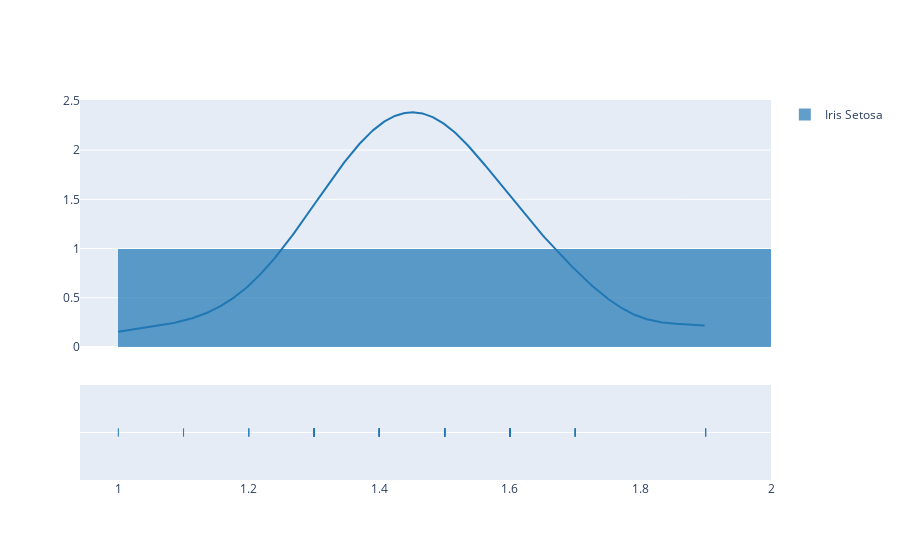

This figure's notebook cell:
### Code cell
petal_lengths = [df[df["species"] == "setosa"]["petal length (cm)"]]
group_labels = ["Iris Setosa"]

fig = ff.create_distplot(petal_lengths, group_labels)
fig.show()

### Figure 1 — Plotly figure (JSON) as saved in the notebook; plotly's stock layout.template omitted (floating-point values rounded to 4 significant figures; data arrays with more than 128 entries replaced by an {"elided": "..."} marker saying what was removed)
{"data": [{"autobinx": false, "histnorm": "probability density", "legendgroup": "Iris Setosa", "marker": {"color": "rgb(31, 119, 180)"}, "name": "Iris Setosa", "opacity": 0.7, "type": "histogram", "x": [1.4, 1.4, 1.3, 1.5, 1.4, 1.7, 1.4, 1.5, 1.4, 1.5, 1.5, 1.6, 1.4, 1.1, 1.2, 1.5, 1.3, 1.4, 1.7, 1.5, 1.7, 1.5, 1, 1.7, 1.9, 1.6, 1.6, 1.5, 1.4, 1.6, 1.6, 1.5, 1.5, 1.4, 1.5, 1.2, 1.3, 1.4, 1.3, 1.5, 1.3, 1.3, 1.3, 1.6, 1.9, 1.4, 1.6, 1.4, 1.5, 1.4], "xaxis": "x", "xbins": {"end": 1.9, "size": 1, "start": 1}, "yaxis": "y"}, {"legendgroup": "Iris Setosa", "marker": {"color": "rgb(31, 119, 180)"}, "mode": "lines", "name": "Iris Setosa", "showlegend": false, "type": "scatter", "x": {"elided": "500 float values"}, "xaxis": "x", "y": {"elided": "500 float values"}, "yaxis": "y"}, {"legendgroup": "Iris Setosa", "marker": {"color": "rgb(31, 119, 180)", "symbol": "line-ns-open"}, "mode": "markers", "name": "Iris Setosa", "showlegend": false, "type": "scatter", "x": [1.4, 1.4, 1.3, 1.5, 1.4, 1.7, 1.4, 1.5, 1.4, 1.5, 1.5, 1.6, 1.4, 1.1, 1.2, 1.5, 1.3, 1.4, 1.7, 1.5, 1.7, 1.5, 1, 1.7, 1.9, 1.6, 1.6, 1.5, 1.4, 1.6, 1.6, 1.5, 1.5, 1.4, 1.5, 1.2, 1.3, 1.4, 1.3, 1.5, 1.3, 1.3, 1.3, 1.6, 1.9, 1.4, 1.6, 1.4, 1.5, 1.4], "xaxis": "x", "y": ["Iris Setosa", "Iris Setosa", "Iris Setosa", "Iris Setosa", "Iris Setosa", "Iris Setosa", "Iris Setosa", "Iris Setosa", "Iris Setosa", "Iris Setosa", "Iris Setosa", "Iris Setosa", "Iris Setosa", "Iris Setosa", "Iris Setosa", "Iris Setosa", "Iris Setosa", "Iris Setosa", "Iris Setosa", "Iris Setosa", "Iris Setosa", "Iris Setosa", "Iris Setosa", "Iris Setosa", "Iris Setosa", "Iris Setosa", "Iris Setosa", "Iris Setosa", "Iris Setosa", "Iris Setosa", "Iris Setosa", "Iris Setosa", "Iris Setosa", "Iris Setosa", "Iris Setosa", "Iris Setosa", "Iris Setosa", "Iris Setosa", "Iris Setosa", "Iris Setosa", "Iris Setosa", "Iris Setosa", "Iris Setosa", "Iris Setosa", "Iris Setosa", "Iris Setosa", "Iris Setosa", "Iris Setosa", "Iris Setosa", "Iris Setosa"], "yaxis": "y2"}], "layout": {"barmode": "overlay", "hovermode": "closest", "legend": {"traceorder": "reversed"}, "xaxis": {"anchor": "y2", "domain": [0, 1], "zeroline": false}, "yaxis": {"anchor": "free", "domain": [0.35, 1], "position": 0}, "yaxis2": {"anchor": "x", "domain": [0, 0.25], "dtick": 1, "showticklabels": false}}}
